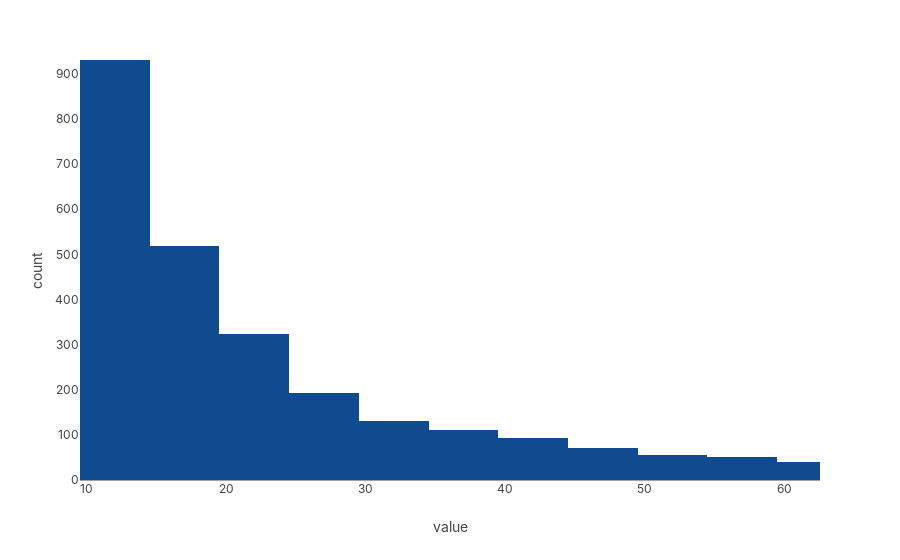

The notebook cell saved with this chart:
### Code cell
px.histogram(train_sample_df.groupby(args.item_col).size())

### Figure 1 — Plotly figure (JSON) as saved in the notebook; plotly's stock layout.template omitted (floating-point values rounded to 4 significant figures; data arrays with more than 128 entries replaced by an {"elided": "..."} marker saying what was removed)
{"data": [{"alignmentgroup": "True", "bingroup": "x", "hovertemplate": "variable=0<br>value=%{x}<br>count=%{y}<extra></extra>", "legendgroup": "0", "marker": {"color": "#114B8F", "pattern": {"shape": ""}}, "name": "0", "offsetgroup": "0", "orientation": "v", "showlegend": true, "type": "histogram", "x": {"elided": "2794 int values"}, "xaxis": "x", "yaxis": "y"}], "layout": {"autosize": true, "barmode": "relative", "legend": {"title": {"text": "variable"}, "tracegroupgap": 0}, "margin": {"t": 60}, "xaxis": {"anchor": "y", "autorange": false, "domain": [0, 1], "range": [9.5, 62.58], "title": {"text": "value"}, "type": "linear"}, "yaxis": {"anchor": "x", "autorange": false, "domain": [0, 1], "range": [0, 930.8], "title": {"text": "count"}}}}
